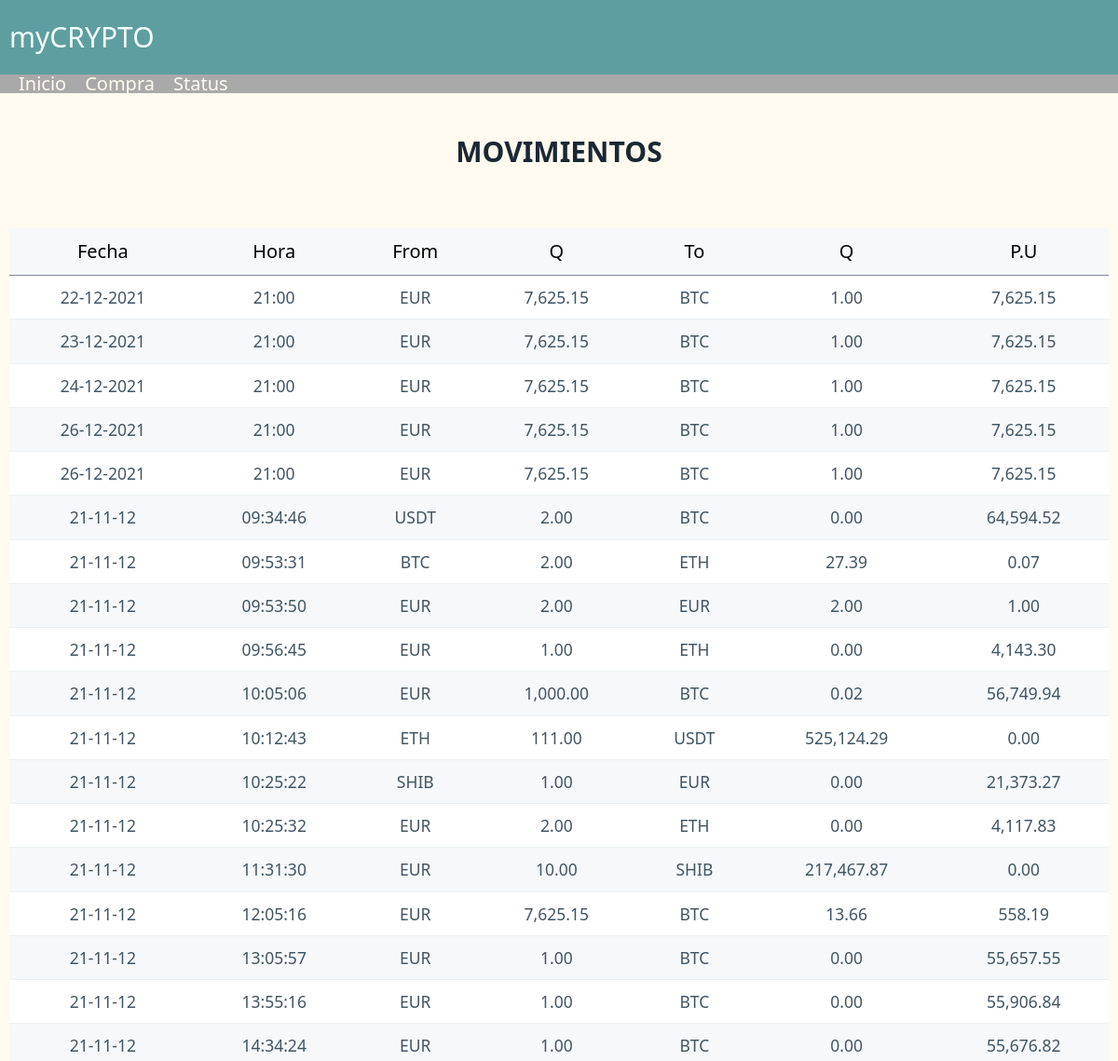
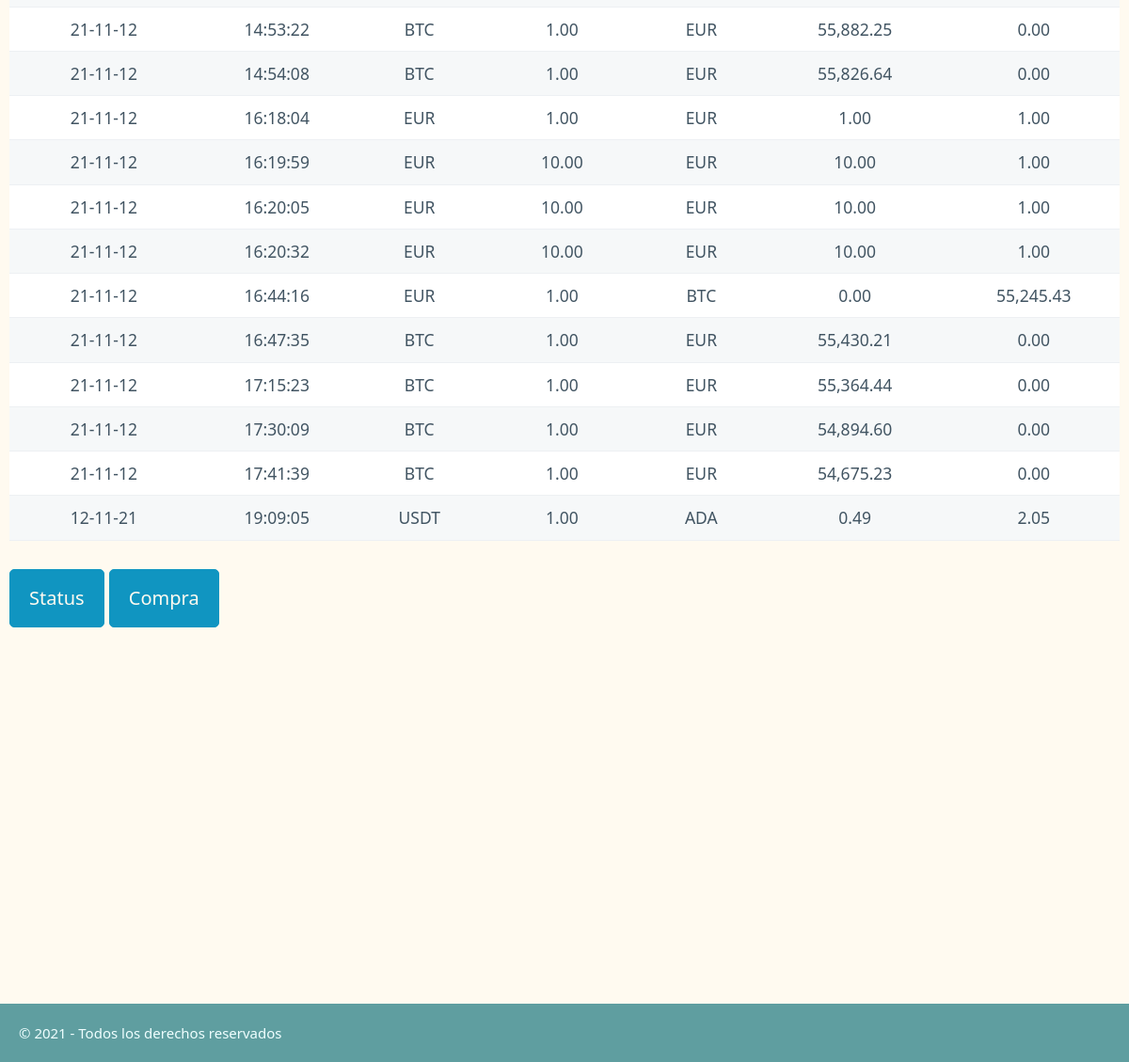
The page / on the database its author committed (2 pictures, top to bottom).
### tables this page shows
CREATE TABLE "movements" (
	"id"	INTEGER NOT NULL PRIMARY KEY AUTOINCREMENT,
	"date"	TEXT NOT NULL,
	"time"	TEXT NOT NULL,
	"from_currency"	TEXT NOT NULL,
	"from_quantity"	REAL NOT NULL,
	"to_currency"	TEXT NOT NULL,
	"to_quantity"	REAL NOT NULL
);

### Principal/views.py (the view)
@app.route("/")
def inicio():
    db = DBManager('data/Cryptomovimientos.db')
    movimientos = db.querySQL(
        "SELECT  date , time, from_currency, from_quantity, to_currency, to_quantity FROM movements")
    return render_template("inicio.html", movs=movimientos)

### Principal/models.py (called while the page is built)
    def querySQL(self, consulta):
        conexion = sqlite3.connect(self.ruta)
        cursor = conexion.cursor()
        cursor.execute(consulta)
        self.movimientos = []
        nombre_columna = []
        for tupla in cursor.description:
            nombre_columna.append(tupla[0])
        datos = cursor.fetchall()
        for tupla in datos:
            mov = {}
            indice = 0
            for nombre in nombre_columna:
                mov[nombre] = tupla[indice]
                indice += 1
            self.movimientos.append(mov)
        conexion.close()
        return self.movimientos

### Principal/templates/inicio.html (shortened to what this page needs)
{% extends "base.html"%}
{% block page_title %}
  MOVIMIENTOS
{%endblock page_title%}
{% block contenido %}
  {{ super()}}
  <table role="grid" class="table-movimientos">
    <tr>
      <th class="tit-table">Fecha</th>
      <th class="tit-table">Hora</th>
      <th class="tit-table">From</th>
      <th class="tit-table">Q</th>
      <th class="tit-table">To</th>
      <th class="tit-table">Q</th>
      <th class="tit-table">P.U</th>
    </tr>
    {% if movs %}
      {% for mov in movs %}
        <tr>
          <td>{{mov.date}}</td>
          <td>{{mov.time}}</td>
          <td>{{mov.from_currency}}</td>
          <td>
            {%if mov.from_quantity >=1%}
              {{"{:,.2f}".format(mov.from_quantity)}}
            {%else%}
              {{"{:.2f}".format(mov.from_quantity)}}
            {%endif%}
          </td>
          <td>{{mov.to_currency}}</td>
          <td>{{"{:,.2f}".format(mov.to_quantity)}}</td>
          <td>
            {%if mov.from_quantity/mov.to_quantity >=1%}
              {{"{:,.2f}".format(mov.from_quantity/mov.to_quantity)}}
            {%else%}
              {{"{:,.2f}".format(mov.from_quantity/mov.to_quantity)}}
            {%endif%}
          </td>
        </tr>
      {%endfor%}
    {%else%}
      <tr>
        <td colspan="7"class="lista-vacia">
          SIN MOVIMIENTOS
        </td>
      </tr>
    {%endif%}
   </table>
   <a href="/purchase/status" role="button" class="botton-status">Status</a>
   <a href= "/purchase" role="button" class="botton-compra" >Compra</a>
{%endblock contenido%}

### Principal/templates/base.html (shortened to what this page needs)
<!DOCTYPE html>
<html lang="en">
<head>
    <link rel="stylesheet" href="/static/css/pico.css">
    <link rel="stylesheet" href="/static/css/styles.css">
  </head>
<body>
  {% include 'components/header.html'%}
  {% include 'components/navbar.html'%}
    <main class="main">
      {%block contenido%}
      <h1>
        {% block page_title %}
        {% endblock page_title %}
      </h1>
      {%endblock contenido%}
    </main>
    {% include 'components/footer.html'%}
</body>
</html>

### Principal/templates/components/header.html
<header class="header">
    myCRYPTO
</header>

### Principal/templates/components/navbar.html
<nav>
    <ul>
    <li><a href="/">Inicio</a></li>
    <li><a href="/purchase">Compra</a></li>
    <li><a href="/purchase/status">Status</a></li>
  </ul>
  </nav>

### Principal/templates/components/footer.html
<footer class="footer">&copy; 2021 - Todos los derechos reservados</footer>

### Principal/static/css/styles.css (style rules this page uses)
body { background-color:floralwhite; }
.header { background-color:cadetblue; color: azure; height: 80px; line-height: 60px; padding: 10px; font-size: 30px; min-width: 20px; }
nav { background-color: darkgray; margin-top: 0px; font-size: 15px; padding-left: 20px; height: 20px; line-height: 20px; }
.main { max-width: 1500px; margin: auto; padding: 0 10px; }
.footer { margin-top: 400px; background-color :cadetblue; color: azure; padding: 20px; position: static; bottom: 0; font-size: 15px; }
.tit-table { border-bottom: solid 0.5px lightslategray; color: black; text-align: center; }
.table-movimientos td { text-align: center; }
h1 { text-align: center; margin-top: 40px; font-size: 30px; }
a:link, a:visited { color:floralwhite }

### rows shown on the page
movements: date "22-12-2021", time "21:00", from_currency "EUR", from_quantity "7,625.15", to_currency "BTC", to_quantity "1.00", mov.from_quantity/mov.to_quantity "7,625.15"
movements: date "23-12-2021", time "21:00", from_currency "EUR", from_quantity "7,625.15", to_currency "BTC", to_quantity "1.00", mov.from_quantity/mov.to_quantity "7,625.15"
movements: date "24-12-2021", time "21:00", from_currency "EUR", from_quantity "7,625.15", to_currency "BTC", to_quantity "1.00", mov.from_quantity/mov.to_quantity "7,625.15"
movements: date "26-12-2021", time "21:00", from_currency "EUR", from_quantity "7,625.15", to_currency "BTC", to_quantity "1.00", mov.from_quantity/mov.to_quantity "7,625.15"
movements: date "26-12-2021", time "21:00", from_currency "EUR", from_quantity "7,625.15", to_currency "BTC", to_quantity "1.00", mov.from_quantity/mov.to_quantity "7,625.15"
movements: date "21-11-12", time "09:34:46", from_currency "USDT", from_quantity "2.00", to_currency "BTC", to_quantity "0.00", mov.from_quantity/mov.to_quantity "64,594.52"
movements: date "21-11-12", time "09:53:31", from_currency "BTC", from_quantity "2.00", to_currency "ETH", to_quantity "27.39", mov.from_quantity/mov.to_quantity "0.07"
movements: date "21-11-12", time "09:53:50", from_currency "EUR", from_quantity "2.00", to_currency "EUR", to_quantity "2.00", mov.from_quantity/mov.to_quantity "1.00"
movements: date "21-11-12", time "09:56:45", from_currency "EUR", from_quantity "1.00", to_currency "ETH", to_quantity "0.00", mov.from_quantity/mov.to_quantity "4,143.30"
movements: date "21-11-12", time "10:05:06", from_currency "EUR", from_quantity "1,000.00", to_currency "BTC", to_quantity "0.02", mov.from_quantity/mov.to_quantity "56,749.94"
movements: date "21-11-12", time "10:12:43", from_currency "ETH", from_quantity "111.00", to_currency "USDT", to_quantity "525,124.29", mov.from_quantity/mov.to_quantity "0.00"
movements: date "21-11-12", time "10:25:22", from_currency "SHIB", from_quantity "1.00", to_currency "EUR", to_quantity "0.00", mov.from_quantity/mov.to_quantity "21,373.27"
movements: date "21-11-12", time "10:25:32", from_currency "EUR", from_quantity "2.00", to_currency "ETH", to_quantity "0.00", mov.from_quantity/mov.to_quantity "4,117.83"
movements: date "21-11-12", time "11:31:30", from_currency "EUR", from_quantity "10.00", to_currency "SHIB", to_quantity "217,467.87", mov.from_quantity/mov.to_quantity "0.00"
movements: date "21-11-12", time "12:05:16", from_currency "EUR", from_quantity "7,625.15", to_currency "BTC", to_quantity "13.66", mov.from_quantity/mov.to_quantity "558.19"
movements: date "21-11-12", time "13:05:57", from_currency "EUR", from_quantity "1.00", to_currency "BTC", to_quantity "0.00", mov.from_quantity/mov.to_quantity "55,657.55"
movements: date "21-11-12", time "13:55:16", from_currency "EUR", from_quantity "1.00", to_currency "BTC", to_quantity "0.00", mov.from_quantity/mov.to_quantity "55,906.84"
movements: date "21-11-12", time "14:34:24", from_currency "EUR", from_quantity "1.00", to_currency "BTC", to_quantity "0.00", mov.from_quantity/mov.to_quantity "55,676.82"
movements: date "21-11-12", time "14:53:22", from_currency "BTC", from_quantity "1.00", to_currency "EUR", to_quantity "55,882.25", mov.from_quantity/mov.to_quantity "0.00"
movements: date "21-11-12", time "14:54:08", from_currency "BTC", from_quantity "1.00", to_currency "EUR", to_quantity "55,826.64", mov.from_quantity/mov.to_quantity "0.00"
movements: date "21-11-12", time "16:18:04", from_currency "EUR", from_quantity "1.00", to_currency "EUR", to_quantity "1.00", mov.from_quantity/mov.to_quantity "1.00"
movements: date "21-11-12", time "16:19:59", from_currency "EUR", from_quantity "10.00", to_currency "EUR", to_quantity "10.00", mov.from_quantity/mov.to_quantity "1.00"
movements: date "21-11-12", time "16:20:05", from_currency "EUR", from_quantity "10.00", to_currency "EUR", to_quantity "10.00", mov.from_quantity/mov.to_quantity "1.00"
movements: date "21-11-12", time "16:20:32", from_currency "EUR", from_quantity "10.00", to_currency "EUR", to_quantity "10.00", mov.from_quantity/mov.to_quantity "1.00"
movements: date "21-11-12", time "16:44:16", from_currency "EUR", from_quantity "1.00", to_currency "BTC", to_quantity "0.00", mov.from_quantity/mov.to_quantity "55,245.43"
movements: date "21-11-12", time "16:47:35", from_currency "BTC", from_quantity "1.00", to_currency "EUR", to_quantity "55,430.21", mov.from_quantity/mov.to_quantity "0.00"
movements: date "21-11-12", time "17:15:23", from_currency "BTC", from_quantity "1.00", to_currency "EUR", to_quantity "55,364.44", mov.from_quantity/mov.to_quantity "0.00"
movements: date "21-11-12", time "17:30:09", from_currency "BTC", from_quantity "1.00", to_currency "EUR", to_quantity "54,894.60", mov.from_quantity/mov.to_quantity "0.00"
movements: date "21-11-12", time "17:41:39", from_currency "BTC", from_quantity "1.00", to_currency "EUR", to_quantity "54,675.23", mov.from_quantity/mov.to_quantity "0.00"
movements: date "12-11-21", time "19:09:05", from_currency "USDT", from_quantity "1.00", to_currency "ADA", to_quantity "0.49", mov.from_quantity/mov.to_quantity "2.05"
